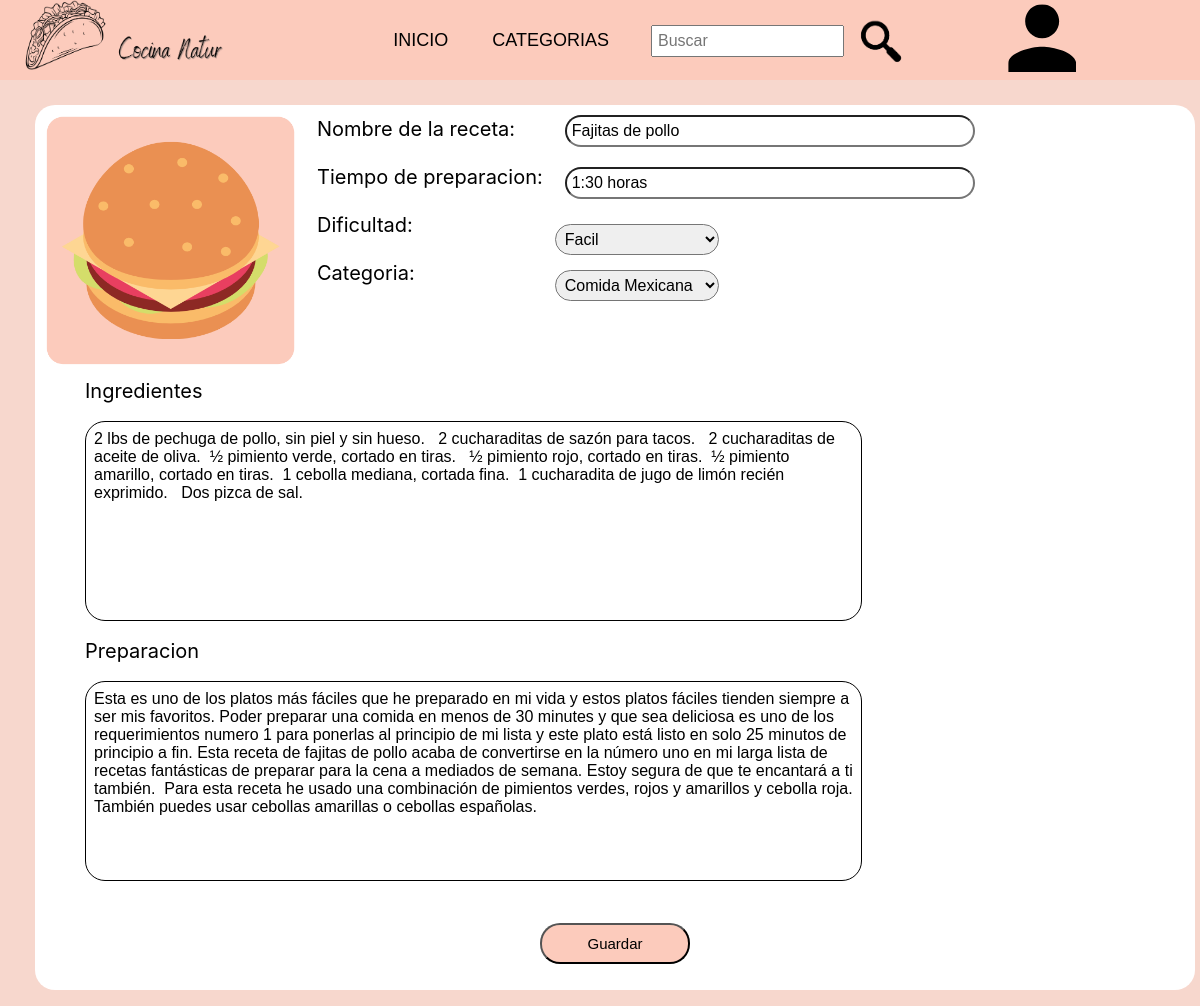
The app's page /EditarReceta.php?id=1 with its own data.
### tables this page shows
CREATE TABLE `receta` (
  `id_receta` int(11) NOT NULL,
  `id_usuario` int(11) NOT NULL,
  `nombre_receta` text NOT NULL,
  `tipo_receta` varchar(50) NOT NULL,
  `tiempo_receta` varchar(10) NOT NULL,
  `dificultad_receta` varchar(20) NOT NULL,
  `calificacion_receta` int(5) NOT NULL,
  `ingredientes_receta` varchar(1000) NOT NULL,
  `pasos_receta` text NOT NULL
);

### EditarReceta.php (the view, shortened to what this page needs)
<?php include "layouts/header.php"; ?>
<?php
    require 'Controllers/connect_db.php';
    $id_receta = $_GET['id'];
    $consultar = "SELECT * FROM receta WHERE id_receta='$id_receta'";
    $query = mysqli_query($conexion,$consultar);
    foreach($query as $row){
        $nombre = $row['nombre_receta'];
        $tiempo = $row['tiempo_receta'];
        $ingredientes = $row['ingredientes_receta'];
        $pasos = $row['pasos_receta'];
    }
?>
<!DOCTYPE html>
<html lang="en">
<head>
    <link rel="stylesheet" type="text/css" href="CSS/CSSañadir.css">
</head>
<body>
<div class="container">
    <div class="image">
     <form action="./Controllers/EditRecet.php" method="post" >
        <img src="images/food.png">
        <div class="encabezado">
            <p>Nombre de la receta: </p>
            <p>Tiempo de preparacion: </p>
            <p>Dificultad: </p>
            <p>Categoria: </p>
        </div>
        <div class="inp">
            <input type="text" name="nombreReceta" value="<?php echo $nombre ?>"><br>
            <input type="text" name="tiempo" placeholder="0:00" value="<?php echo $tiempo ?>"><br>
            <select name="dificultad">
                <option value="Facil">Facil</option>
            </select>
            <select name="categoria">
                <option value="Comida Mexicana">Comida Mexicana</option>
            </select>
        </div>
    </div>
    <div class="contenido">
        <p>Ingredientes</p><br>
            <div contenteditable class="fake-textarea" oninput="document.querySelector('#ingredientes').textContent = this.innerText"><?php echo $ingredientes ?></div>
        <br><p>Preparacion</p><br>
            <div contenteditable class="fake-textarea" oninput="document.querySelector('#preparacion').textContent = this.innerText"><?php echo $pasos ?></div>
    </div>
    <div class="boton">
        <input type="submit" value="Guardar" >
    </div>
</div>
</body>
</html>

### CSS/CSSmenu.css (style rules this page uses)
* { margin: 0; padding: 0; -webkit-box-sizing: border-box; -moz-box-sizing: border-box; box-sizing: border-box; }
body { font-family: sans-serif; padding: 90px 20px 0; }
input { width: 80%; padding: 5px; font-size: 16px; margin: 10px; color: rgb(0, 0, 0); display: inline-block; }

### CSS/CSSañadir.css (style rules this page uses)
body { background-color: #f7d7cd; }
.container { margin: 15px; background-color: white; border-radius: 20px; max-width: 100%; height: auto; width: 100%; }
.image { display: inline-block; }
.image img { height: 250px; width: 250px; margin:10px; float: left; }
.inp input { width: 150%; padding: 5px; font-size: 16px; border-radius: 20px; }
.inp select { margin-top: 15px; width: 60%; padding: 5px 5px; font-size: 16px; border-radius: 20px; }
.contenido { margin-top: 0px; margin-left: 50px; }
.boton { margin: 1rem; padding: 1rem; text-align: center; font-size:-apple-system, BlinkMacSystemFont, 'Segoe UI', Roboto, Oxygen, Ubuntu, Cantarell, 'Open Sans', 'Helvetica Neue', sans-serif; ; }
.boton input { margin: 0 center; border-radius: 20px; width: 150px; padding: 10px; text-align: center; background: #FCCBBC; color: rgb(0, 0, 0); font-size: 15px; cursor: pointer; }
.fake-textarea { border: 1px solid black; width: 70%; padding: 1px; min-height: 200px; border-radius: 20px; padding: 8px 8px; }
p { text-align: left; font-family: -apple-system, BlinkMacSystemFont, 'Segoe UI', Roboto, Oxygen, Ubuntu, Cantarell, 'Open Sans', 'Helvetica Neue', sans-serif; font-size: 20px; }
.encabezado p { text-align: left; font-family: -apple-system, BlinkMacSystemFont, 'Segoe UI', Roboto, Oxygen, Ubuntu, Cantarell, 'Open Sans', 'Helvetica Neue', sans-serif; font-size: 20px; padding: 12px; }
.inp { float: left; }
.encabezado { float: left; }

### records on screen
receta: nombreReceta "Fajitas de pollo", tiempo "1:30 horas", ingredientes_receta "2 lbs de pechuga de pollo, sin piel y sin hueso. 2 cucharaditas de sazón para tacos. 2 cucharaditas de aceite de oliva. ½ pimiento verde, cortado en tiras. ½ pimiento rojo, cortado en tiras. ½ pimiento amarillo, cortado en tiras. 1 cebolla mediana, cortada fina. 1 cucharadita de jugo de limón recién exprimido. Dos pizca de sal.", pasos_receta "Esta es uno de los platos más fáciles que he preparado en mi vida y estos platos fáciles tienden siempre a ser mis favoritos. Poder preparar una comida en menos de 30 minutes y que sea deliciosa es uno de los requerimientos numero 1 para ponerlas al principio de mi lista y este plato está listo en solo 25 minutos de principio a fin. Esta receta de fajitas de pollo acaba de convertirse en la número uno en mi larga lista de recetas fantásticas de preparar para la cena a mediados de semana. Estoy segura de que te encantará a ti también. Para esta receta he usado una combinación de pimientos verdes, rojos y amarillos y cebolla roja. También puedes usar cebollas amarillas o cebollas españolas."
